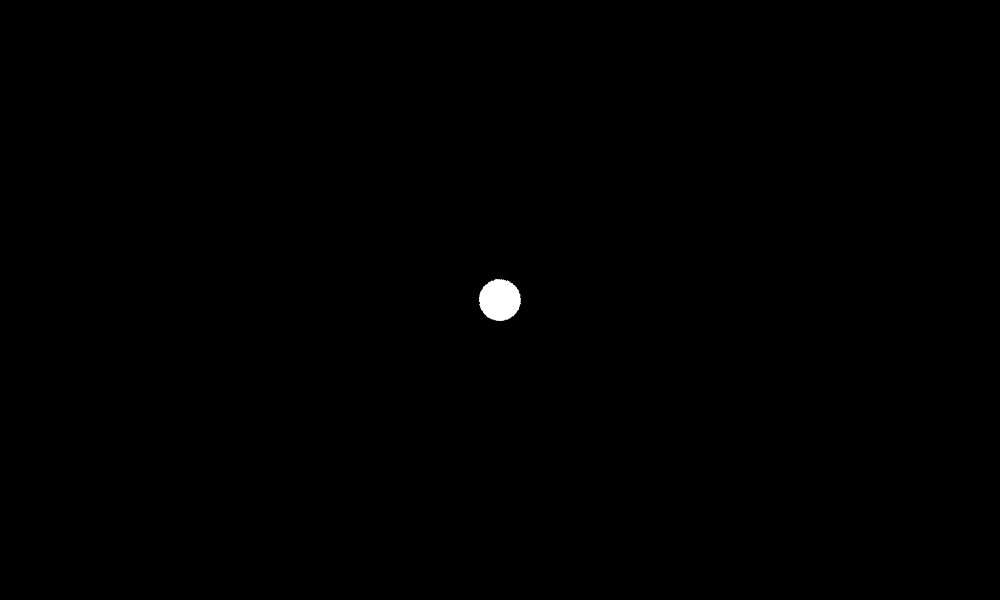
Frame 1 (no input)
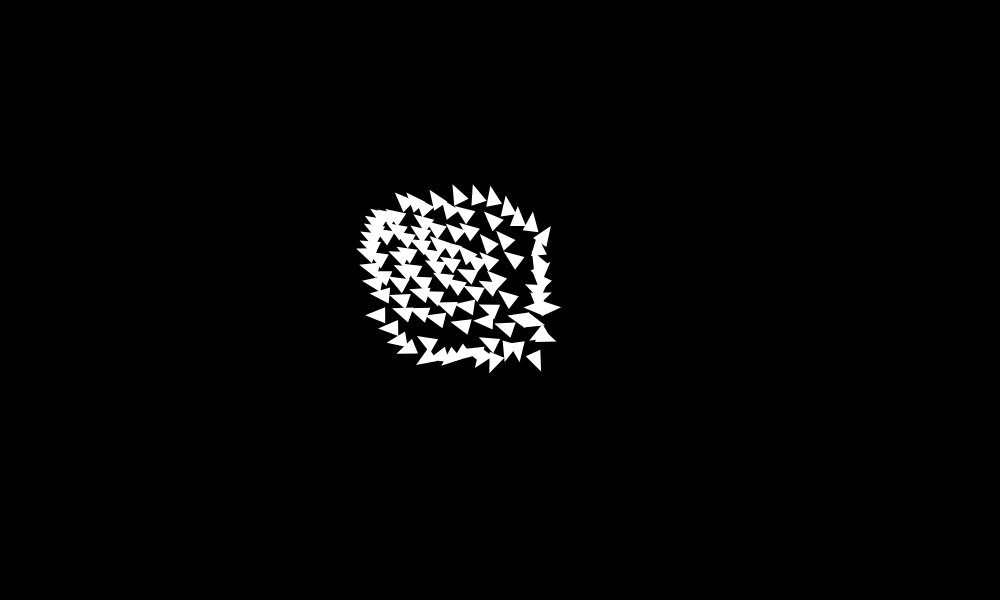
Frame 60 (no input)
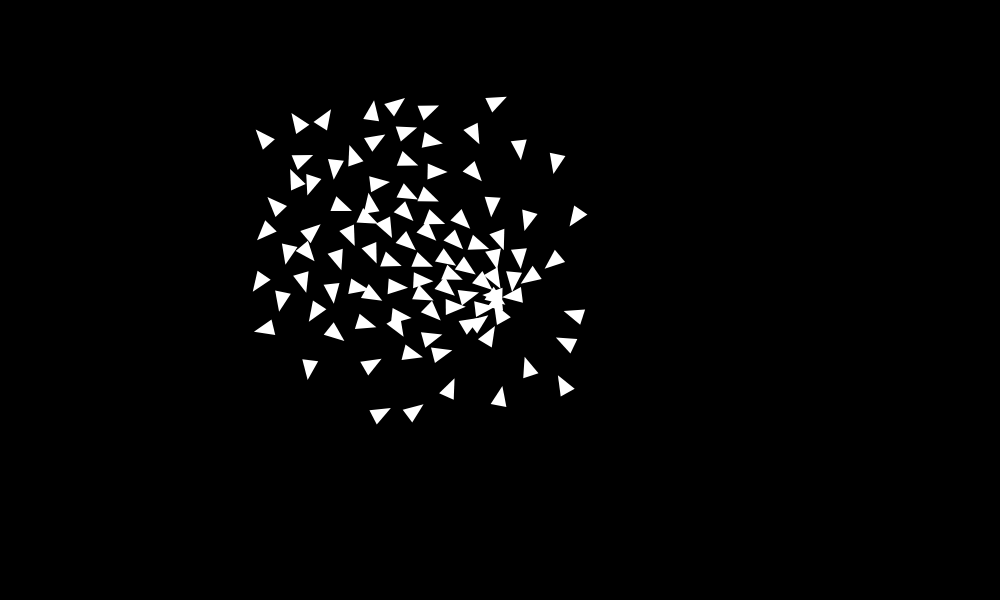
Frame 120 (the mouse pressed at the canvas centre since frame 60)

The p5.js sketch that drew these frames (run headless with seeded random() and noise() and a simulated clock; from frame 60 on, the mouse is pressed at the canvas centre):

// p5.js sketch
// ── sketch.js
let boids = [];

function setup() {
  createCanvas(1000, 600);
  for (let i = 0; i < 100; i++) {
    boids.push(new Boid(width/2, height/2));
  }
}

function draw() {
  background(0);
  
  for (let i = 0; i < boids.length; i++) {
    let b = boids[i];
    b.flock(boids);
    b.update();
    b.checkEdges();
    b.display();
  }
}
// ── Boid.js
"use strict";

class Boid {
  constructor(x, y) {
    this.pos = createVector(x, y);
    this.vel = createVector(random(-1,1),random(-1,1));
    this.acc = createVector();

    this.maxSpeed = 3; // max speed;
    this.maxSteerForce = 0.05; // max steering force

    this.separateDistance = 30;
  }
  update() {
    this.vel.add(this.acc);
    this.vel.limit(this.maxSpeed); //***
    this.pos.add(this.vel);
    this.acc.mult(0);
    this.angle = this.vel.heading();
  }
  applyForce(force) {
    this.acc.add(force);
  }
  flock(boids) {
    let mouseVec = createVector(mouseX, mouseY);
    
    let seekForce = this.seek(mouseVec);
    let sepaForce = this.separate(boids);
    seekForce.mult(1.0);
    sepaForce.mult(1.0);
    
    this.applyForce(seekForce);
    this.applyForce(sepaForce);
  }
  seek(target) {
    let desired = p5.Vector.sub(target, this.pos);
    desired.setMag(this.maxSpeed);
    let steer = p5.Vector.sub(desired, this.vel);
    steer.limit(this.maxSteerForce);
    return steer;
  }
  separate(boids) {
    let vector = createVector(); // sum for now
    let count = 0;
    for (let i = 0; i < boids.length; i++) {
      let other = boids[i];
      let distance = this.pos.dist(other.pos);
      if (distance > 0 && distance < this.separateDistance) {
        let diff = p5.Vector.sub(this.pos, other.pos);
        diff.normalize();
        diff.div(distance);
        // let's get the sum!
        vector.add(diff);
        count++;
      }
    }
    // let's get the average
    if (count > 0) {
      vector.div(count);
    }
    if (vector.mag() > 0) {
      // desired
      vector.setMag(this.maxSpeed);
      // steer
      vector.sub(this.vel);
      vector.limit(this.maxSteerForce);
    }
    return vector;
  }
  checkEdges() {
    // x
    if (this.pos.x < 0) {
      this.pos.x = width;
    } else if (this.pos.x > width) {
      this.pos.x = 0;
    }
    // y
    if (this.pos.y < 0) {
      this.pos.y = height;
    } else if (this.pos.y > height) {
      this.pos.y = 0;
    }
  }
  display() {
    push();

    translate(this.pos.x, this.pos.y);
    rotate(this.angle);
    noStroke();
    fill(255);
    triangle(0, 0, -20, 8, -20, -8);
    pop();
  }
}
